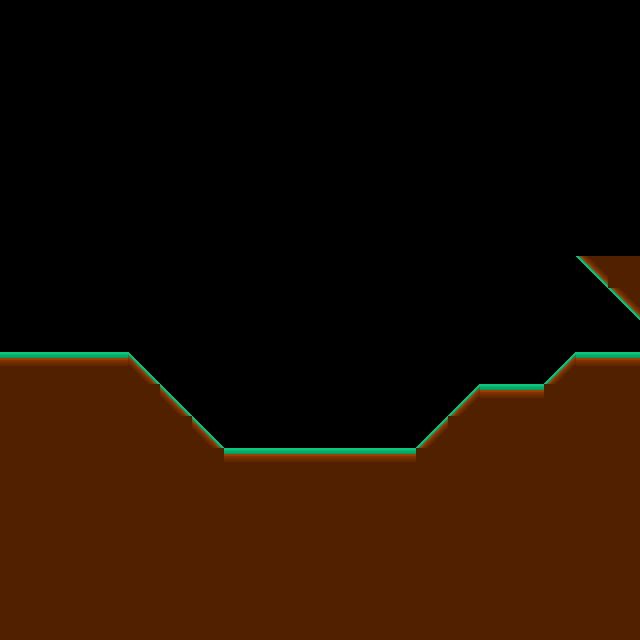

A 2D game scene composited from a Tiled map and its tileset images. What follows is a short description and the map's XML, with every tile layer's data as written:
An orthogonal 20x20 tile map with 32x32 px tiles, 1 tile layer (Capa de Patrones 1) and 8 objects (4x pasto, -45,2, -45,1, 45,3, -134,2).

<map version="1.0" tiledversion="1.0.3" orientation="orthogonal" renderorder="right-down" width="20" height="20" tilewidth="32" tileheight="32" nextobjectid="15">
 <tileset firstgid="1" source="tiles.tsx" />
 <layer name="Capa de Patrones 1" width="20" height="20">
  <data encoding="csv">
0,0,0,0,0,0,0,0,0,0,0,0,0,0,0,0,0,0,0,0,
0,0,0,0,0,0,0,0,0,0,0,0,0,0,0,0,0,0,0,0,
0,0,0,0,0,0,0,0,0,0,0,0,0,0,0,0,0,0,0,0,
0,0,0,0,0,0,0,0,0,0,0,0,0,0,0,0,0,0,0,0,
0,0,0,0,0,0,0,0,0,0,0,0,0,0,0,0,0,0,0,0,
0,0,0,0,0,0,0,0,0,0,0,0,0,0,0,0,0,0,0,0,
0,0,0,0,0,0,0,0,0,0,0,0,0,0,0,0,0,0,0,0,
0,0,0,0,0,0,0,0,0,0,0,0,0,0,0,0,0,0,0,0,
0,0,0,0,0,0,0,0,0,0,0,0,0,0,0,0,0,0,3221225474,3,
0,0,0,0,0,0,0,0,0,0,0,0,0,0,0,0,0,0,0,3221225474,
0,0,0,0,0,0,0,0,0,0,0,0,0,0,0,0,0,0,0,0,
1,1,1,1,2,0,0,0,0,0,0,0,0,0,0,0,0,2147483650,1,1,
3,3,3,3,3,2,0,0,0,0,0,0,0,0,2147483650,1,1,3,3,3,
3,3,3,3,3,3,2,0,0,0,0,0,0,2147483650,3,3,3,3,3,3,
3,3,3,3,3,3,3,1,1,1,1,1,1,3,3,3,3,3,3,3,
3,3,3,3,3,3,3,3,3,3,3,3,3,3,3,3,3,3,3,3,
3,3,3,3,3,3,3,3,3,3,3,3,3,3,3,3,3,3,3,3,
3,3,3,3,3,3,3,3,3,3,3,3,3,3,3,3,3,3,3,3,
3,3,3,3,3,3,3,3,3,3,3,3,3,3,3,3,3,3,3,3,
3,3,3,3,3,3,3,3,3,3,3,3,3,3,3,3,3,3,3,3
</data>
 </layer>
 <objectgroup name="piso">
  <object id="9" name="pasto" x="-1" y="352" width="129" height="32" />
  <object id="10" name="pasto" x="223.818" y="448" width="192.515" height="32.0303" />
  <object id="12" name="pasto" x="480.125" y="384" width="63.875" height="31.75" />
  <object id="13" name="pasto" x="576" y="352.125" width="63.875" height="32.375" />
 </objectgroup>
 <objectgroup name="rampas">
  <object id="1" name="rampa" type="-45,2" x="415.818" y="447.727">
   <polygon points="0,0 64.1818,-64.2273 64.1818,-0.227273" />
  </object>
  <object id="4" name="rampa" type="-45,1" x="543.909" y="383.909">
   <polygon points="0,0 32,-32.0909 31.9091,0.272727" />
  </object>
  <object id="8" name="rampa" type="45,3" x="127.75" y="351.875">
   <polygon points="0,0 96,95.875 0.25,96.125" />
  </object>
 </objectgroup>
 <objectgroup name="rampa_reves">
  <object id="14" name="rampa" type="-134,2" x="640.25" y="320.25">
   <polygon points="-0.3125,-0.1875 -64.1818,-63.9773 -0.25,-64.1591" />
  </object>
 </objectgroup>
</map>
